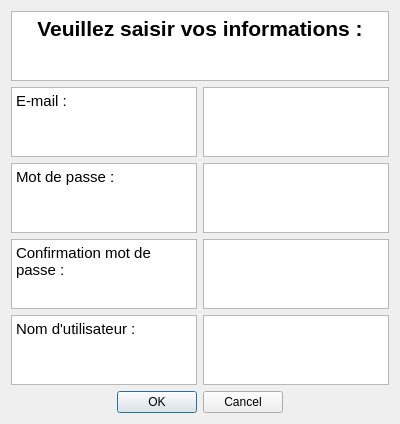
<?xml version="1.0" encoding="UTF-8"?>
<ui version="4.0">
 <class>Inscription</class>
 <widget class="QDialog" name="Inscription">
  <property name="geometry">
   <rect>
    <x>0</x>
    <y>0</y>
    <width>400</width>
    <height>300</height>
   </rect>
  </property>
  <property name="windowTitle">
   <string>Dialog</string>
  </property>
  <layout class="QVBoxLayout" name="verticalLayout">
   <item>
    <layout class="QVBoxLayout" name="verticalLayout_3">
     <item>
      <widget class="QTextBrowser" name="textBrowser_5">
       <property name="html">
        <string>&lt;!DOCTYPE HTML PUBLIC &quot;-//W3C//DTD HTML 4.0//EN&quot; &quot;http://www.w3.org/TR/REC-html40/strict.dtd&quot;&gt;
&lt;html&gt;&lt;head&gt;&lt;meta name=&quot;qrichtext&quot; content=&quot;1&quot; /&gt;&lt;style type=&quot;text/css&quot;&gt;
p, li { white-space: pre-wrap; }
&lt;/style&gt;&lt;/head&gt;&lt;body style=&quot; font-family:'Ubuntu'; font-size:11pt; font-weight:400; font-style:normal;&quot;&gt;
&lt;p align=&quot;center&quot; style=&quot; margin-top:0px; margin-bottom:0px; margin-left:0px; margin-right:0px; -qt-block-indent:0; text-indent:0px;&quot;&gt;&lt;span style=&quot; font-size:16pt; font-weight:600;&quot;&gt;Veuillez saisir vos informations :&lt;/span&gt;&lt;/p&gt;&lt;/body&gt;&lt;/html&gt;</string>
       </property>
      </widget>
     </item>
     <item>
      <layout class="QHBoxLayout" name="horizontalLayout_4">
       <item>
        <widget class="QTextBrowser" name="textBrowser">
         <property name="verticalScrollBarPolicy">
          <enum>Qt::ScrollBarAlwaysOff</enum>
         </property>
         <property name="horizontalScrollBarPolicy">
          <enum>Qt::ScrollBarAlwaysOff</enum>
         </property>
         <property name="sizeAdjustPolicy">
          <enum>QAbstractScrollArea::AdjustIgnored</enum>
         </property>
         <property name="html">
          <string>&lt;!DOCTYPE HTML PUBLIC &quot;-//W3C//DTD HTML 4.0//EN&quot; &quot;http://www.w3.org/TR/REC-html40/strict.dtd&quot;&gt;
&lt;html&gt;&lt;head&gt;&lt;meta name=&quot;qrichtext&quot; content=&quot;1&quot; /&gt;&lt;style type=&quot;text/css&quot;&gt;
p, li { white-space: pre-wrap; }
&lt;/style&gt;&lt;/head&gt;&lt;body style=&quot; font-family:'Ubuntu'; font-size:11pt; font-weight:400; font-style:normal;&quot;&gt;
&lt;p style=&quot; margin-top:0px; margin-bottom:0px; margin-left:0px; margin-right:0px; -qt-block-indent:0; text-indent:0px;&quot;&gt;E-mail :&lt;/p&gt;&lt;/body&gt;&lt;/html&gt;</string>
         </property>
        </widget>
       </item>
       <item>
        <widget class="QTextEdit" name="saisie_mail">
         <property name="verticalScrollBarPolicy">
          <enum>Qt::ScrollBarAlwaysOff</enum>
         </property>
         <property name="horizontalScrollBarPolicy">
          <enum>Qt::ScrollBarAlwaysOff</enum>
         </property>
         <property name="html">
          <string>&lt;!DOCTYPE HTML PUBLIC &quot;-//W3C//DTD HTML 4.0//EN&quot; &quot;http://www.w3.org/TR/REC-html40/strict.dtd&quot;&gt;
&lt;html&gt;&lt;head&gt;&lt;meta name=&quot;qrichtext&quot; content=&quot;1&quot; /&gt;&lt;style type=&quot;text/css&quot;&gt;
p, li { white-space: pre-wrap; }
&lt;/style&gt;&lt;/head&gt;&lt;body style=&quot; font-family:'Ubuntu'; font-size:11pt; font-weight:400; font-style:normal;&quot;&gt;
&lt;p style=&quot;-qt-paragraph-type:empty; margin-top:0px; margin-bottom:0px; margin-left:0px; margin-right:0px; -qt-block-indent:0; text-indent:0px;&quot;&gt;&lt;br /&gt;&lt;/p&gt;&lt;/body&gt;&lt;/html&gt;</string>
         </property>
        </widget>
       </item>
      </layout>
     </item>
     <item>
      <layout class="QHBoxLayout" name="horizontalLayout_6">
       <item>
        <widget class="QTextBrowser" name="textBrowser_2">
         <property name="verticalScrollBarPolicy">
          <enum>Qt::ScrollBarAlwaysOff</enum>
         </property>
         <property name="horizontalScrollBarPolicy">
          <enum>Qt::ScrollBarAlwaysOff</enum>
         </property>
         <property name="html">
          <string>&lt;!DOCTYPE HTML PUBLIC &quot;-//W3C//DTD HTML 4.0//EN&quot; &quot;http://www.w3.org/TR/REC-html40/strict.dtd&quot;&gt;
&lt;html&gt;&lt;head&gt;&lt;meta name=&quot;qrichtext&quot; content=&quot;1&quot; /&gt;&lt;style type=&quot;text/css&quot;&gt;
p, li { white-space: pre-wrap; }
&lt;/style&gt;&lt;/head&gt;&lt;body style=&quot; font-family:'Ubuntu'; font-size:11pt; font-weight:400; font-style:normal;&quot;&gt;
&lt;p style=&quot; margin-top:0px; margin-bottom:0px; margin-left:0px; margin-right:0px; -qt-block-indent:0; text-indent:0px;&quot;&gt;Mot de passe :&lt;/p&gt;&lt;/body&gt;&lt;/html&gt;</string>
         </property>
        </widget>
       </item>
       <item>
        <widget class="QTextEdit" name="textEdit_5">
         <property name="verticalScrollBarPolicy">
          <enum>Qt::ScrollBarAlwaysOff</enum>
         </property>
         <property name="horizontalScrollBarPolicy">
          <enum>Qt::ScrollBarAlwaysOff</enum>
         </property>
         <property name="html">
          <string>&lt;!DOCTYPE HTML PUBLIC &quot;-//W3C//DTD HTML 4.0//EN&quot; &quot;http://www.w3.org/TR/REC-html40/strict.dtd&quot;&gt;
&lt;html&gt;&lt;head&gt;&lt;meta name=&quot;qrichtext&quot; content=&quot;1&quot; /&gt;&lt;style type=&quot;text/css&quot;&gt;
p, li { white-space: pre-wrap; }
&lt;/style&gt;&lt;/head&gt;&lt;body style=&quot; font-family:'Ubuntu'; font-size:11pt; font-weight:400; font-style:normal;&quot;&gt;
&lt;p style=&quot;-qt-paragraph-type:empty; margin-top:0px; margin-bottom:0px; margin-left:0px; margin-right:0px; -qt-block-indent:0; text-indent:0px;&quot;&gt;&lt;br /&gt;&lt;/p&gt;&lt;/body&gt;&lt;/html&gt;</string>
         </property>
        </widget>
       </item>
      </layout>
     </item>
     <item>
      <layout class="QHBoxLayout" name="horizontalLayout_3">
       <item>
        <widget class="QTextBrowser" name="textBrowser_3">
         <property name="verticalScrollBarPolicy">
          <enum>Qt::ScrollBarAlwaysOff</enum>
         </property>
         <property name="horizontalScrollBarPolicy">
          <enum>Qt::ScrollBarAlwaysOff</enum>
         </property>
         <property name="html">
          <string>&lt;!DOCTYPE HTML PUBLIC &quot;-//W3C//DTD HTML 4.0//EN&quot; &quot;http://www.w3.org/TR/REC-html40/strict.dtd&quot;&gt;
&lt;html&gt;&lt;head&gt;&lt;meta name=&quot;qrichtext&quot; content=&quot;1&quot; /&gt;&lt;style type=&quot;text/css&quot;&gt;
p, li { white-space: pre-wrap; }
&lt;/style&gt;&lt;/head&gt;&lt;body style=&quot; font-family:'Ubuntu'; font-size:11pt; font-weight:400; font-style:normal;&quot;&gt;
&lt;p style=&quot; margin-top:0px; margin-bottom:0px; margin-left:0px; margin-right:0px; -qt-block-indent:0; text-indent:0px;&quot;&gt;Confirmation mot de passe :&lt;/p&gt;&lt;/body&gt;&lt;/html&gt;</string>
         </property>
        </widget>
       </item>
       <item>
        <widget class="QTextEdit" name="textEdit_2">
         <property name="verticalScrollBarPolicy">
          <enum>Qt::ScrollBarAlwaysOff</enum>
         </property>
         <property name="horizontalScrollBarPolicy">
          <enum>Qt::ScrollBarAlwaysOff</enum>
         </property>
         <property name="html">
          <string>&lt;!DOCTYPE HTML PUBLIC &quot;-//W3C//DTD HTML 4.0//EN&quot; &quot;http://www.w3.org/TR/REC-html40/strict.dtd&quot;&gt;
&lt;html&gt;&lt;head&gt;&lt;meta name=&quot;qrichtext&quot; content=&quot;1&quot; /&gt;&lt;style type=&quot;text/css&quot;&gt;
p, li { white-space: pre-wrap; }
&lt;/style&gt;&lt;/head&gt;&lt;body style=&quot; font-family:'Ubuntu'; font-size:11pt; font-weight:400; font-style:normal;&quot;&gt;
&lt;p style=&quot;-qt-paragraph-type:empty; margin-top:12px; margin-bottom:12px; margin-left:0px; margin-right:0px; -qt-block-indent:0; text-indent:0px;&quot;&gt;&lt;br /&gt;&lt;/p&gt;&lt;/body&gt;&lt;/html&gt;</string>
         </property>
        </widget>
       </item>
      </layout>
     </item>
     <item>
      <layout class="QHBoxLayout" name="horizontalLayout_5">
       <item>
        <widget class="QTextBrowser" name="textBrowser_4">
         <property name="verticalScrollBarPolicy">
          <enum>Qt::ScrollBarAlwaysOff</enum>
         </property>
         <property name="horizontalScrollBarPolicy">
          <enum>Qt::ScrollBarAlwaysOff</enum>
         </property>
         <property name="html">
          <string>&lt;!DOCTYPE HTML PUBLIC &quot;-//W3C//DTD HTML 4.0//EN&quot; &quot;http://www.w3.org/TR/REC-html40/strict.dtd&quot;&gt;
&lt;html&gt;&lt;head&gt;&lt;meta name=&quot;qrichtext&quot; content=&quot;1&quot; /&gt;&lt;style type=&quot;text/css&quot;&gt;
p, li { white-space: pre-wrap; }
&lt;/style&gt;&lt;/head&gt;&lt;body style=&quot; font-family:'Ubuntu'; font-size:11pt; font-weight:400; font-style:normal;&quot;&gt;
&lt;p style=&quot; margin-top:0px; margin-bottom:0px; margin-left:0px; margin-right:0px; -qt-block-indent:0; text-indent:0px;&quot;&gt;Nom d'utilisateur :&lt;/p&gt;&lt;/body&gt;&lt;/html&gt;</string>
         </property>
        </widget>
       </item>
       <item>
        <widget class="QTextEdit" name="textEdit_4">
         <property name="verticalScrollBarPolicy">
          <enum>Qt::ScrollBarAlwaysOff</enum>
         </property>
         <property name="horizontalScrollBarPolicy">
          <enum>Qt::ScrollBarAlwaysOff</enum>
         </property>
         <property name="html">
          <string>&lt;!DOCTYPE HTML PUBLIC &quot;-//W3C//DTD HTML 4.0//EN&quot; &quot;http://www.w3.org/TR/REC-html40/strict.dtd&quot;&gt;
&lt;html&gt;&lt;head&gt;&lt;meta name=&quot;qrichtext&quot; content=&quot;1&quot; /&gt;&lt;style type=&quot;text/css&quot;&gt;
p, li { white-space: pre-wrap; }
&lt;/style&gt;&lt;/head&gt;&lt;body style=&quot; font-family:'Ubuntu'; font-size:11pt; font-weight:400; font-style:normal;&quot;&gt;
&lt;p style=&quot;-qt-paragraph-type:empty; margin-top:0px; margin-bottom:0px; margin-left:0px; margin-right:0px; -qt-block-indent:0; text-indent:0px;&quot;&gt;&lt;br /&gt;&lt;/p&gt;&lt;/body&gt;&lt;/html&gt;</string>
         </property>
        </widget>
       </item>
      </layout>
     </item>
     <item>
      <widget class="QDialogButtonBox" name="validation">
       <property name="orientation">
        <enum>Qt::Horizontal</enum>
       </property>
       <property name="standardButtons">
        <set>QDialogButtonBox::Cancel|QDialogButtonBox::Ok</set>
       </property>
       <property name="centerButtons">
        <bool>true</bool>
       </property>
      </widget>
     </item>
     <item>
      <layout class="QHBoxLayout" name="horizontalLayout_2"/>
     </item>
    </layout>
   </item>
  </layout>
 </widget>
 <resources/>
 <connections/>
</ui>
